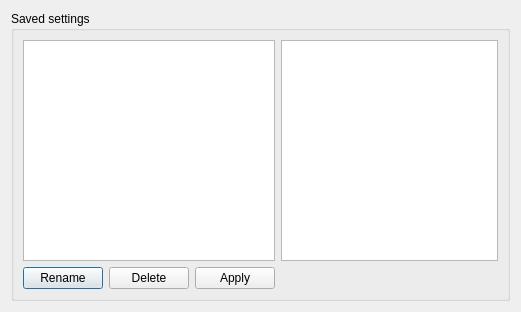
<?xml version="1.0" encoding="UTF-8"?>
<ui version="4.0">
 <class>ManageSavedSettings</class>
 <widget class="QDialog" name="ManageSavedSettings">
  <property name="geometry">
   <rect>
    <x>0</x>
    <y>0</y>
    <width>521</width>
    <height>312</height>
   </rect>
  </property>
  <property name="windowTitle">
   <string>Monitor Settings</string>
  </property>
  <property name="windowIcon">
   <iconset theme="preferences-desktop-display">
    <normaloff/>
   </iconset>
  </property>
  <layout class="QVBoxLayout" name="verticalLayout">
   <item>
    <layout class="QVBoxLayout" name="verticalLayout_3">
     <item>
      <widget class="QGroupBox" name="groupBox">
       <property name="title">
        <string>Saved settings</string>
       </property>
       <layout class="QGridLayout" name="gridLayout">
        <item row="0" column="0">
         <widget class="QListWidget" name="allConfigs"/>
        </item>
        <item row="3" column="0">
         <layout class="QHBoxLayout" name="horizontalLayout">
          <item>
           <widget class="QPushButton" name="renamePushButton">
            <property name="text">
             <string>Rename</string>
            </property>
           </widget>
          </item>
          <item>
           <widget class="QPushButton" name="deletePushButton">
            <property name="text">
             <string>Delete</string>
            </property>
           </widget>
          </item>
          <item>
           <widget class="QPushButton" name="applyPushButton">
            <property name="text">
             <string>Apply</string>
            </property>
           </widget>
          </item>
         </layout>
        </item>
        <item row="0" column="1">
         <widget class="QTextEdit" name="selectedSettingsTextEdit">
          <property name="readOnly">
           <bool>true</bool>
          </property>
         </widget>
        </item>
       </layout>
      </widget>
     </item>
    </layout>
   </item>
  </layout>
 </widget>
 <resources/>
 <connections/>
</ui>
